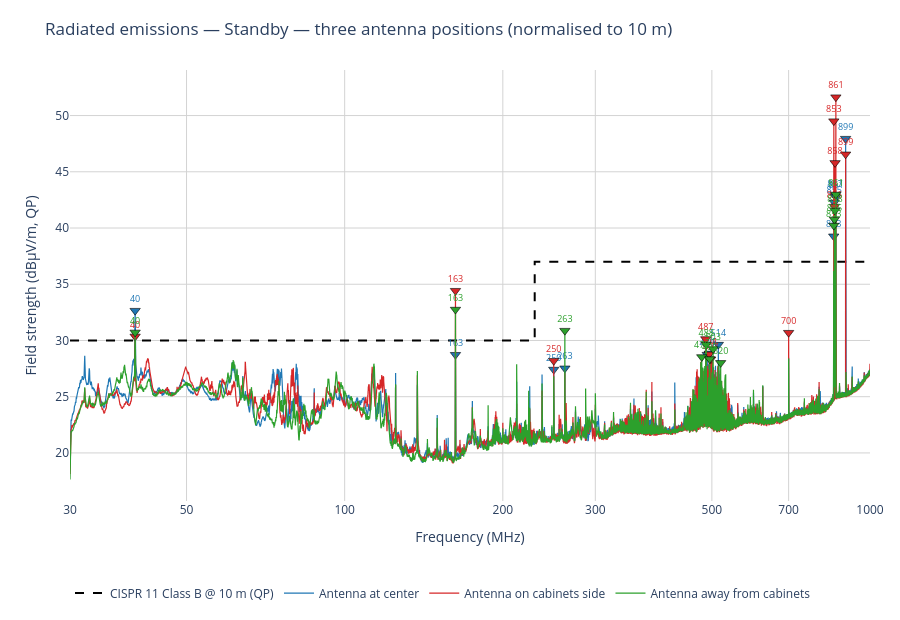

This figure's notebook cell:
### Markdown cell above
## 5. Overlay plot with peak markers

Interactive — hover to read frequency/level, click legend entries to isolate a trace, drag to zoom.

### Code cell
COLORS = {
    'Antenna at center':           '#1f77b4',
    'Antenna on cabinets side':    '#d62728',
    'Antenna away from cabinets':  '#2ca02c',
}

fig = go.Figure()

# CISPR 11 limit (drawn first so it sits behind traces)
fig.add_trace(go.Scatter(
    x=lim_f, y=lim_v, mode='lines',
    name=f'CISPR 11 Class {CISPR_CLASS} @ {LIMIT_DISTANCE:.0f} m (QP)',
    line=dict(color='black', dash='dash', width=2),
    hovertemplate='Limit: %{y:.0f} dBµV/m<extra></extra>',
))

for name, df in traces.items():
    color = COLORS[name]
    fig.add_trace(go.Scatter(
        x=df['freq_mhz'], y=df['field_corr_dbuvm'], mode='lines',
        name=name, line=dict(color=color, width=1.2),
        hovertemplate='%{x:.2f} MHz<br>%{y:.2f} dBµV/m<extra>' + name + '</extra>',
    ))
    pk = peak_tables[name].head(TOP_N_PEAKS)
    fig.add_trace(go.Scatter(
        x=pk['freq_mhz'], y=pk['level_dbuvm'],
        mode='markers+text',
        marker=dict(color=color, size=9, symbol='triangle-down',
                    line=dict(color='black', width=0.6)),
        text=[f'{f:.0f}' for f in pk['freq_mhz']],
        textposition='top center', textfont=dict(size=9, color=color),
        name=f'{name} — peaks', showlegend=False,
        hovertemplate='%{x:.2f} MHz<br>%{y:.2f} dBµV/m<extra>peak</extra>',
    ))

fig.update_xaxes(
    title='Frequency (MHz)', type='log',
    tickvals=[30, 50, 100, 200, 300, 500, 700, 1000],
    range=[np.log10(30), np.log10(1000)],
    showgrid=True, gridcolor='lightgrey',
)
fig.update_yaxes(title='Field strength (dBµV/m, QP)',
                 showgrid=True, gridcolor='lightgrey')
fig.update_layout(
    title=f'Radiated emissions — Standby — three antenna positions '
          f'(normalised to {LIMIT_DISTANCE:.0f} m)',
    template='plotly_white', height=620,
    legend=dict(orientation='h', y=-0.18, x=0.0),
    margin=dict(l=70, r=30, t=70, b=80),
)
fig.show()

### Figure 1 — Plotly figure (JSON) as saved in the notebook; plotly's stock layout.template omitted (floating-point values rounded to 4 significant figures; data arrays with more than 128 entries replaced by an {"elided": "..."} marker saying what was removed)
{"data": [{"hovertemplate": "Limit: %{y:.0f} dBµV/m<extra></extra>", "line": {"color": "black", "dash": "dash", "width": 2}, "mode": "lines", "name": "CISPR 11 Class B @ 10 m (QP)", "type": "scatter", "x": [30.0, 230.0, 230.0, 1000.0], "y": [30.0, 30.0, 37.0, 37.0]}, {"hovertemplate": "%{x:.2f} MHz<br>%{y:.2f} dBµV/m<extra>Antenna at center</extra>", "line": {"color": "#1f77b4", "width": 1.2}, "mode": "lines", "name": "Antenna at center", "type": "scatter", "x": {"elided": "19867 float values"}, "y": {"elided": "19867 float values"}}, {"hovertemplate": "%{x:.2f} MHz<br>%{y:.2f} dBµV/m<extra>peak</extra>", "marker": {"color": "#1f77b4", "line": {"color": "black", "width": 0.6}, "size": 9, "symbol": "triangle-down"}, "mode": "markers+text", "name": "Antenna at center — peaks", "showlegend": false, "text": ["899", "857", "861", "855", "853", "40", "514", "495", "490", "163", "263", "250"], "textfont": {"color": "#1f77b4", "size": 9}, "textposition": "top center", "type": "scatter", "x": [898.7, 857.4, 861.0, 855.0, 852.9, 39.91, 514.4, 494.5, 490.0, 162.5, 262.5, 250.0], "y": [47.95, 42.86, 42.75, 42.28, 39.27, 32.65, 29.63, 28.85, 28.74, 28.73, 27.53, 27.41]}, {"hovertemplate": "%{x:.2f} MHz<br>%{y:.2f} dBµV/m<extra>Antenna on cabinets side</extra>", "line": {"color": "#d62728", "width": 1.2}, "mode": "lines", "name": "Antenna on cabinets side", "type": "scatter", "x": {"elided": "19867 float values"}, "y": {"elided": "19867 float values"}}, {"hovertemplate": "%{x:.2f} MHz<br>%{y:.2f} dBµV/m<extra>peak</extra>", "marker": {"color": "#d62728", "line": {"color": "black", "width": 0.6}, "size": 9, "symbol": "triangle-down"}, "mode": "markers+text", "name": "Antenna on cabinets side — peaks", "showlegend": false, "text": ["861", "853", "899", "858", "856", "163", "700", "40", "487", "494", "497", "250"], "textfont": {"color": "#d62728", "size": 9}, "textposition": "top center", "type": "scatter", "x": [861.1, 853.4, 898.7, 858.0, 855.9, 162.5, 700.0, 39.91, 486.8, 494.2, 497.4, 250.0], "y": [51.64, 49.5, 46.55, 45.79, 41.91, 34.43, 30.69, 30.36, 30.13, 28.78, 28.32, 28.19]}, {"hovertemplate": "%{x:.2f} MHz<br>%{y:.2f} dBµV/m<extra>Antenna away from cabinets</extra>", "line": {"color": "#2ca02c", "width": 1.2}, "mode": "lines", "name": "Antenna away from cabinets", "type": "scatter", "x": {"elided": "19867 float values"}, "y": {"elided": "19867 float values"}}, {"hovertemplate": "%{x:.2f} MHz<br>%{y:.2f} dBµV/m<extra>peak</extra>", "marker": {"color": "#2ca02c", "line": {"color": "black", "width": 0.6}, "size": 9, "symbol": "triangle-down"}, "mode": "markers+text", "name": "Antenna away from cabinets — peaks", "showlegend": false, "text": ["861", "858", "855", "853", "163", "263", "40", "488", "503", "478", "495", "520"], "textfont": {"color": "#2ca02c", "size": 9}, "textposition": "top center", "type": "scatter", "x": [861.1, 857.7, 855.5, 853.3, 162.5, 262.5, 39.91, 487.9, 502.7, 478.3, 495.3, 519.7], "y": [42.98, 41.55, 40.76, 40.22, 32.75, 30.87, 30.72, 29.63, 29.24, 28.53, 28.35, 28.01]}], "layout": {"height": 620, "legend": {"orientation": "h", "x": 0.0, "y": -0.18}, "margin": {"b": 80, "l": 70, "r": 30, "t": 70}, "title": {"text": "Radiated emissions — Standby — three antenna positions (normalised to 10 m)"}, "xaxis": {"gridcolor": "lightgrey", "range": [1.477, 3.0], "showgrid": true, "tickvals": [30, 50, 100, 200, 300, 500, 700, 1000], "title": {"text": "Frequency (MHz)"}, "type": "log"}, "yaxis": {"gridcolor": "lightgrey", "showgrid": true, "title": {"text": "Field strength (dBµV/m, QP)"}}}}
